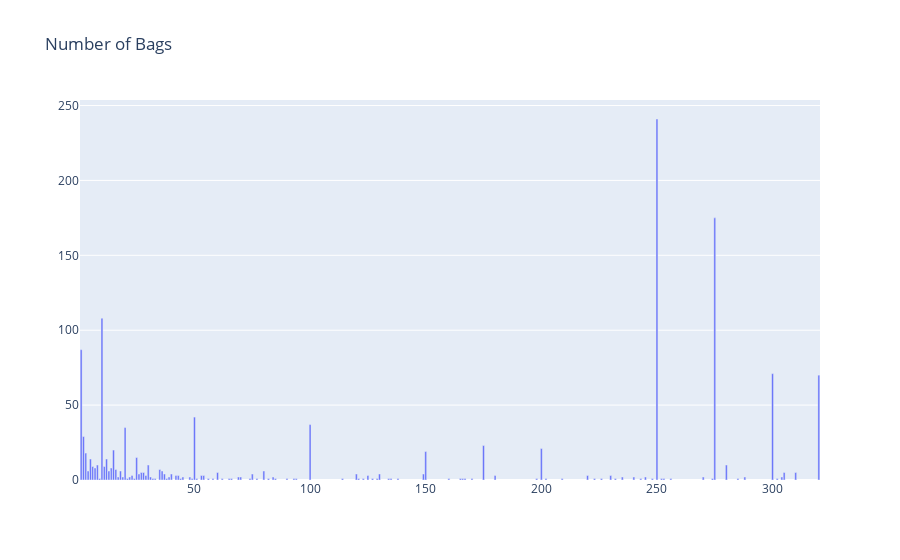
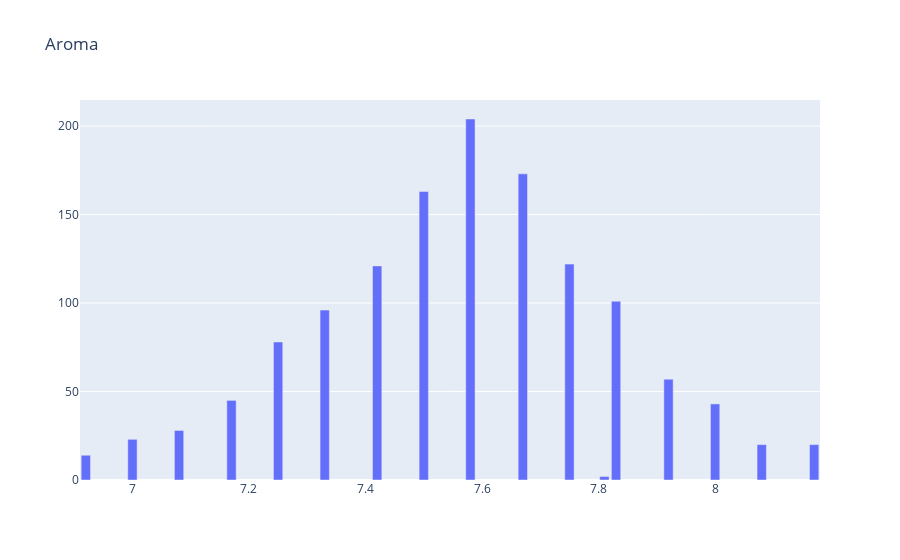
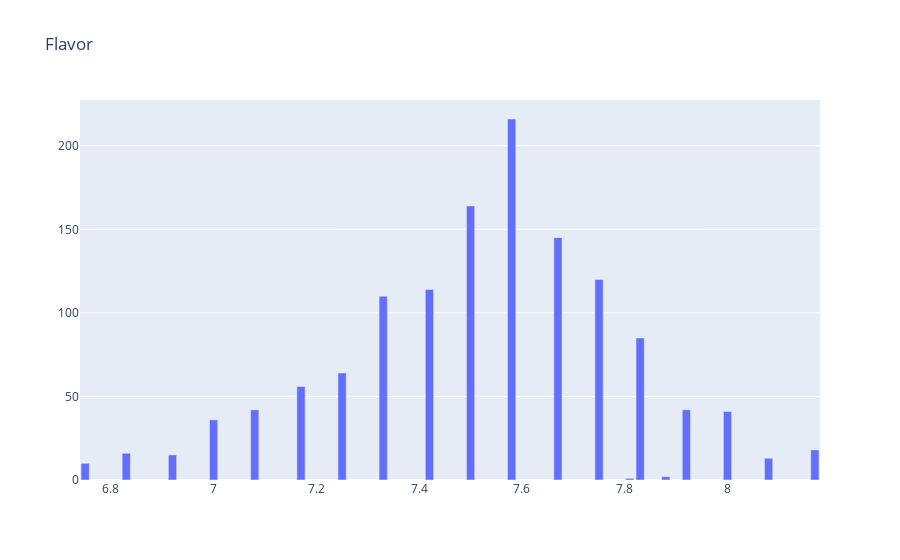
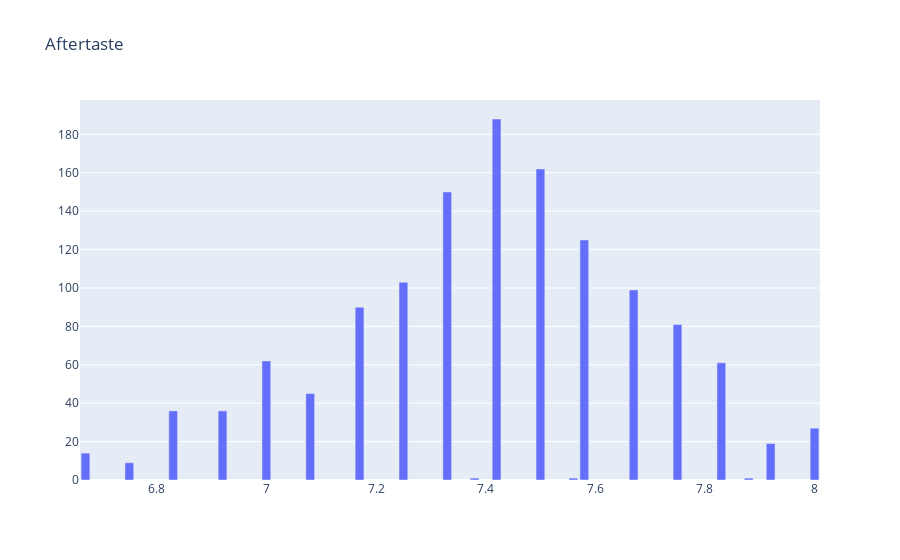

Write notebook code for charts like these, in order.
### Code cell
for column in numeric.columns:
    counts = altered[column].value_counts()
    data = go.Bar(
        x = counts.index,
        y = counts
    )
    fig = go.Figure(data = data)
    fig.update_layout(title = column)
    fig.show()

### Figure 1 — Plotly figure (JSON) as saved in the notebook; plotly's stock layout.template omitted (floating-point values rounded to 4 significant figures)
{"data": [{"type": "bar", "x": [250, 275, 10, 1, 300, 320, 50, 100, 20, 2, 175, 200, 15, 150, 3, 25, 5, 12, 30, 280, 8, 6, 11, 14, 7, 35, 16, 4, 18, 36, 80, 13, 27, 310, 60, 305, 28, 149, 130, 120, 26, 40, 75, 37, 42, 180, 220, 230, 43, 53, 23, 29, 54, 125, 39, 22, 84, 17, 288, 70, 245, 240, 48, 235, 19, 45, 270, 31, 304, 69, 302, 165, 58, 33, 24, 123, 62, 114, 274, 166, 94, 135, 160, 44, 256, 82, 209, 253, 223, 127, 202, 9, 170, 38, 51, 74, 167, 226, 138, 65, 232, 248, 90, 121, 56, 129, 66, 32, 21, 93, 77, 134, 198, 252, 243, 285, 49, 85], "y": [241, 175, 108, 87, 71, 70, 42, 37, 35, 29, 23, 21, 20, 19, 18, 15, 14, 14, 10, 10, 10, 9, 9, 8, 8, 7, 7, 6, 6, 6, 6, 6, 5, 5, 5, 5, 5, 4, 4, 4, 4, 4, 4, 4, 3, 3, 3, 3, 3, 3, 3, 3, 3, 3, 2, 2, 2, 2, 2, 2, 2, 2, 2, 2, 2, 2, 2, 2, 2, 2, 1, 1, 1, 1, 1, 1, 1, 1, 1, 1, 1, 1, 1, 1, 1, 1, 1, 1, 1, 1, 1, 1, 1, 1, 1, 1, 1, 1, 1, 1, 1, 1, 1, 1, 1, 1, 1, 1, 1, 1, 1, 1, 1, 1, 1, 1, 1, 1]}], "layout": {"title": {"text": "Number of Bags"}}}

### Figure 2 — Plotly figure (JSON) as saved in the notebook; plotly's stock layout.template omitted (floating-point values rounded to 4 significant figures)
{"data": [{"type": "bar", "x": [7.58, 7.67, 7.5, 7.75, 7.42, 7.83, 7.33, 7.25, 7.92, 7.17, 8, 7.08, 7, 8.08, 8.17, 6.92, 7.81], "y": [204, 173, 163, 122, 121, 101, 96, 78, 57, 45, 43, 28, 23, 20, 20, 14, 2]}], "layout": {"title": {"text": "Aroma"}}}

### Figure 3 — Plotly figure (JSON) as saved in the notebook; plotly's stock layout.template omitted (floating-point values rounded to 4 significant figures)
{"data": [{"type": "bar", "x": [7.58, 7.5, 7.67, 7.75, 7.42, 7.33, 7.83, 7.25, 7.17, 7.92, 7.08, 8, 7, 8.17, 6.83, 6.92, 8.08, 6.75, 7.88, 7.81], "y": [216, 164, 145, 120, 114, 110, 85, 64, 56, 42, 42, 41, 36, 18, 16, 15, 13, 10, 2, 1]}], "layout": {"title": {"text": "Flavor"}}}

### Figure 4 — Plotly figure (JSON) as saved in the notebook; plotly's stock layout.template omitted (floating-point values rounded to 4 significant figures)
{"data": [{"type": "bar", "x": [7.42, 7.5, 7.33, 7.58, 7.25, 7.67, 7.17, 7.75, 7, 7.83, 7.08, 6.92, 6.83, 8, 7.92, 6.67, 6.75, 7.38, 7.88, 7.56], "y": [188, 162, 150, 125, 103, 99, 90, 81, 62, 61, 45, 36, 36, 27, 19, 14, 9, 1, 1, 1]}], "layout": {"title": {"text": "Aftertaste"}}}
